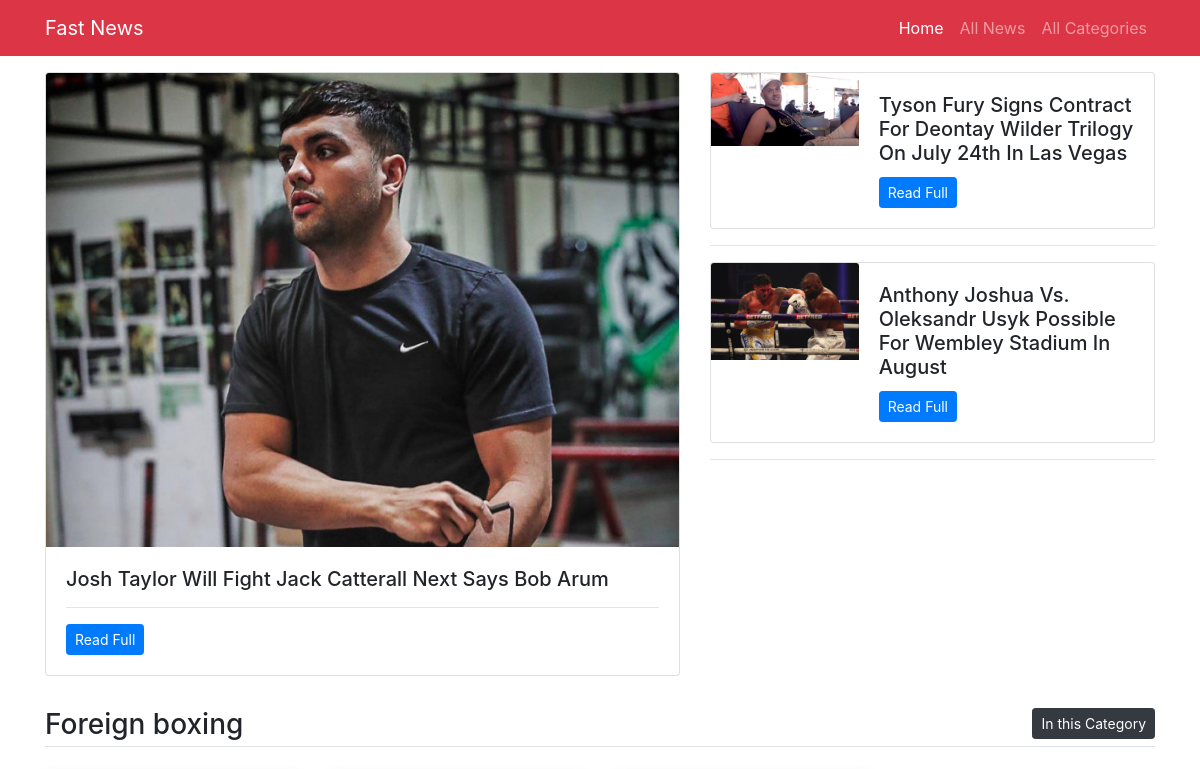
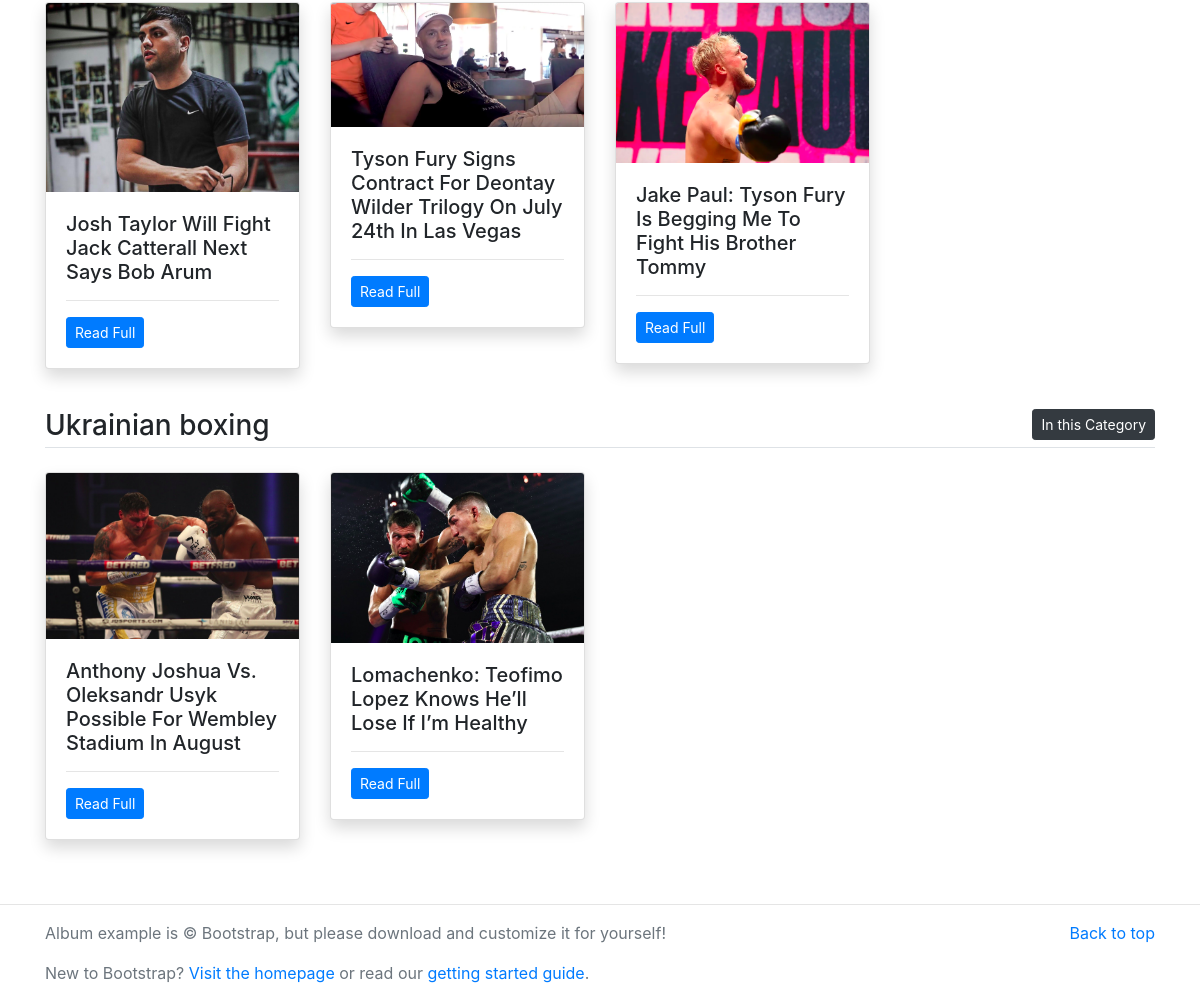
The page / on the database its author committed (2 pictures, top to bottom).
### main/models.py (models this page shows, shortened)
class News(models.Model):
    category=models.ForeignKey(Category,on_delete=models.CASCADE)
    title=models.CharField(max_length=300)
    image=models.ImageField(upload_to='imgs/')
    detail=models.TextField()
    add_time=models.DateTimeField(auto_now_add=True)
    class Meta:
        verbose_name_plural='News'

class Category(models.Model):
    title = models.CharField(max_length=200)
    category_image=models.ImageField(upload_to='imgs/')
    class Meta:
        verbose_name_plural='Categories'

### main/views.py (the view)
# urls.py: path('',views.home,name='home'),
def home(request):
    first_news=News.objects.first()
    three_news=News.objects.all()[1:3]
    three_categories=Category.objects.all()[0:3]
    return render(request, 'home.html',{
        'first_news':first_news,
        'three_news':three_news,
        'three_categories':three_categories
    })

### main/templates/home.html (shortened to what this page needs)
{% extends 'base.html' %}
{% block content %}
<main class="container mt-3 mb-5">
	<div class="row my-3">
		<div class="col-md-7">
			<div class="card mb-3 ">
			  <img src="/media/{{first_news.image}}" class="card-img-top" alt="{{first_news.title}}">
			  <div class="card-body">
			    <h5 class="card-title">{{first_news.title}}</h5>
			    <hr/>
			    <p class="card-text"><a href="/detail/{{first_news.id}}" class="btn btn-sm btn-primary">Read Full</a></p>
			  </div>
			</div>
		</div>
		<div class="col-md-5" style="max-height: 450px; overflow: auto;">
            {% for news in three_news %}
			<div class="card">
			  <div class="row no-gutters">
			    <div class="col-md-4">
                    <img src="/media/{{news.image}}" class="card-img-top" alt="{{news.title}}">
			    </div>
			    <div class="col-md-8">
			      <div class="card-body">
			        <h5 class="card-title">{{news.title}}</h5>
			        <p class="card-text"><a href="/detail/{{news.id}}" class="btn btn-sm btn-primary">Read Full</a></p>
			      </div>
			    </div>
			  </div>
			</div>
			<hr/>
            {% endfor %}
		</div>
	</div>
    {% for category in three_categories %}
	<h3 class="border-bottom pb-1">{{category.title}} <a href="/category/{{category.id}}" class="float-right btn btn-sm btn-dark">In this Category</a></h3>
	<div class="row my-4">
        {% for news in category.news_set.all %}
        {% if forloop.counter < 5 %}
		<div class="col-md-3">
			<div class="card mb-3 shadow">
              <img src="/media/{{news.image}}" class="card-img-top" alt="{{news.title}}">
			  <div class="card-body">
			    <h5 class="card-title">{{news.title}}</h5>
			    <hr/>
			    <p class="card-text"><a href="#" class="btn btn-sm btn-primary">Read Full</a></p>
			  </div>
			</div>
		</div>
        {% endif %}
        {% endfor %}
	</div>
    {% endfor %}
</main>
{% endblock %}

### main/templates/base.html (shortened to what this page needs)
{% load static %}
<!DOCTYPE html>
<html>
<head>
	<link rel="stylesheet" type="text/css" href="{% static 'vendor/bs4/bootstrap.min.css' %}" />
</head>
<body>
	<nav class="navbar navbar-expand-lg navbar-dark bg-danger">
		<div class="container">
		  <a class="navbar-brand" href="/">Fast News</a>
		  <div class="collapse navbar-collapse" id="navbarNav">
		    <ul class="navbar-nav ml-auto">
		      <li class="nav-item active">
		        <a class="nav-link" href="/">Home</a>
		      </li>
		      <li class="nav-item">
		        <a class="nav-link" href="{% url 'all-news' %}">All News</a>
		      </li>
		      <li class="nav-item">
		        <a class="nav-link" href="{% url 'all-category' %}">All Categories</a>
		      </li>
		    </ul>
		  </div>
	  	</div>
	</nav>
    {% block content %}
    {% endblock %}
    <hr/>
<footer class="text-muted">
  <div class="container">
    <p class="float-right">
      <a href="#">Back to top</a>
    </p>
    <p>Album example is &copy; Bootstrap, but please download and customize it for yourself!</p>
    <p>New to Bootstrap? <a href="https://getbootstrap.com/">Visit the homepage</a> or read our <a href="/docs/4.5/getting-started/introduction/">getting started guide</a>.</p>
  </div>
</footer>
</body>
</html>

### rows shown on the page
News: image (picture), title "Josh Taylor Will Fight Jack Catterall Next Says Bob Arum"
News: image (picture), title "Tyson Fury Signs Contract For Deontay Wilder Trilogy On July 24th In Las Vegas"
News: image (picture), title "Anthony Joshua Vs. Oleksandr Usyk Possible For Wembley Stadium In August"
Category: title "Foreign boxing"
News: image (picture), title "Jake Paul: Tyson Fury Is Begging Me To Fight His Brother Tommy"
Category: title "Ukrainian boxing"
News: image (picture), title "Lomachenko: Teofimo Lopez Knows He’ll Lose If I’m Healthy"
